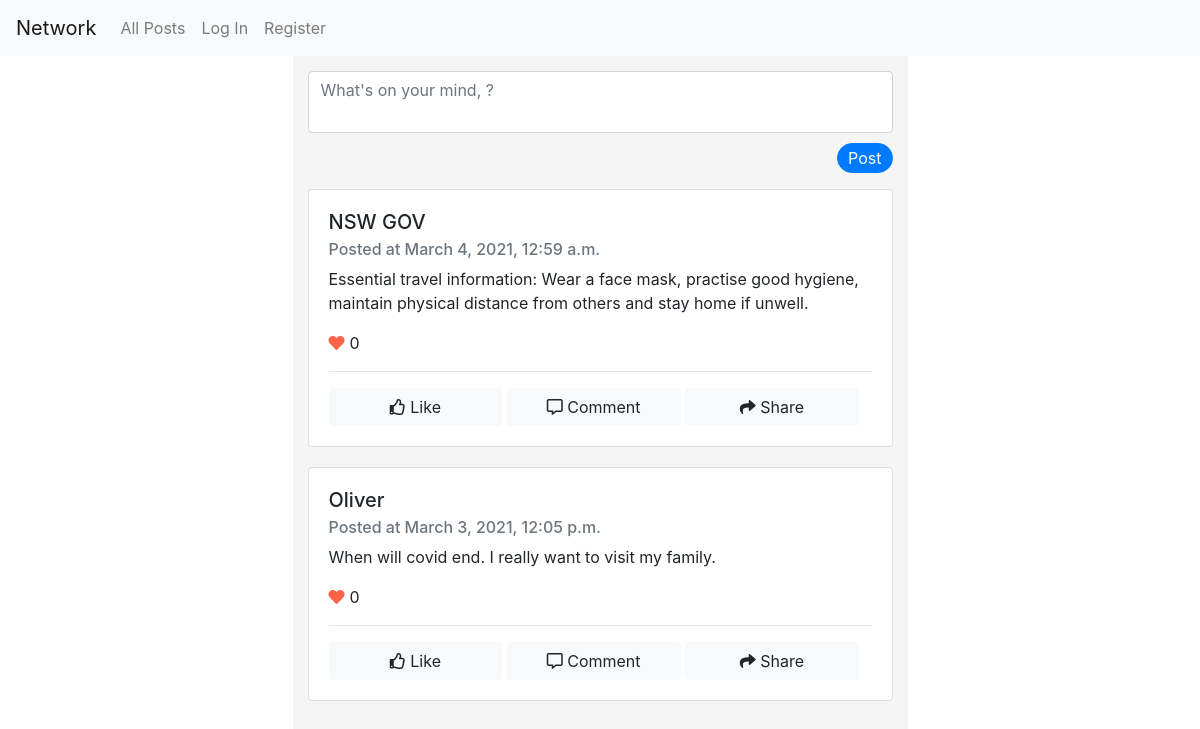
The page / on the database its author committed.
### network/models.py (models this page shows, shortened)
class Post(models.Model):
    user = models.ForeignKey(User, on_delete=models.CASCADE, related_name="posts")
    content = models.TextField(max_length=512)
    timestamp = models.DateTimeField(auto_now_add=True)
    likes = models.ManyToManyField(User, related_name="liked")

class User(AbstractUser):
    pass

### network/views.py (the view)
# urls.py: path("", views.index, name="index"),
def index(request):
    if request.method == "POST":
        content = request.POST["content"]
        if len(content) > 0:
            Post.objects.create(content=content, user=request.user)
        return HttpResponseRedirect(reverse("index"))
    all_posts = Post.objects.all().order_by("-timestamp")
    paginator = Paginator(all_posts, 8)
    page_number = request.GET.get('page')
    page_obj = paginator.get_page(page_number)
    return render(request, "network/index.html",{
            "page_obj": page_obj,
            "posts": all_posts,
        })

### network/templates/network/index.html (shortened to what this page needs)
{% extends "network/layout.html" %}
{% load static %}
{% block body %}
    <div class="row">
        <div class="col-md-3"></div>
        <div class="col-md-6">
            <form action="#" method="post">
                <div class="form-group">
                    <textarea
                        class="form-control"
                        id="postContent"
                        maxlength="512"
                        rows="2"
                        name="content"
                        placeholder="What's on your mind, {{ user.username|capfirst }}?"></textarea>
                    <input type="submit" class="btn btn-primary" id="post-btn" value="Post"/>
                </div>
            </form>
            <div class="posts-container">
                {%  for post in page_obj %}
                    <div class="card">
                        <div class="card-body">
                            <h5 class="card-title">{{ post.user.username|capfirst }}</h5>
                            <h6 class="card-subtitle mb-2 text-muted">Posted at {{ post.timestamp }}</h6>
                            <p class="card-text">{{ post.content }}</p>
                            <p><i class="fas fa-heart"></i><span class="card-text" id="likes{{ post.id }}">{{ post.likes.count }}</span></p>
                            <hr>
                            {% if user in post.likes.all %}
                                <button data-postid="{{ post.id }}" class="btn btn-light like" style="color:dodgerblue"><i class="fas fa-thumbs-up"></i> Liked</button>
                            {% else %}
                                <button data-postid="{{ post.id }}" class="btn btn-light like"><i class="far fa-thumbs-up"></i> Like</button>
                            {% endif %}
                            <button class="btn btn-light comment"><i class="far fa-comment-alt"></i> Comment</button>
                            <button class="btn btn-light share"><i class="fas fa-share"></i> Share</button>
                        </div>
                    </div>
                {% endfor %}
            </div>
        </div>
    </div>
{% endblock %}

### network/static/network/styles.css (style rules this page uses)
textarea { resize:none; }
.form-group { overflow: hidden; margin-top: 15px; }
#post-btn { margin-top: 10px; float: right; padding:2px 10px; border-radius: 20px; }
.btn-light { width: 32%; outline: none; }
.col-md-6 { background-color:whitesmoke; min-height: 100vh; }
.posts-container { overflow: auto; }
.card { margin-bottom: 20px; }
.fa-heart { color:tomato; margin-right: 5px; }

### network/static/network/css/all.css (style rules this page uses)
.fa, .fas, .far, .fal, .fad, .fab { -moz-osx-font-smoothing: grayscale; -webkit-font-smoothing: antialiased; display: inline-block; font-style: normal; font-variant: normal; text-rendering: auto; line-height: 1; }
.fa-comment-alt:before { content: "\f27a"; }
.fa-heart:before { content: "\f004"; }
.fa-share:before { content: "\f064"; }
.fa-thumbs-up:before { content: "\f164"; }
.far { font-family: 'Font Awesome 5 Free'; font-weight: 400; }

### rows shown on the page
Post: user.username "NSW GOV", timestamp "March 4, 2021, 12:59 a.m.", content "Essential travel information: Wear a face mask, practise good hygiene, maintain physical distance from others and stay home if unwell.", likes.count "0"
Post: user.username "Oliver", timestamp "March 3, 2021, 12:05 p.m.", content "When will covid end. I really want to visit my family.", likes.count "0"
